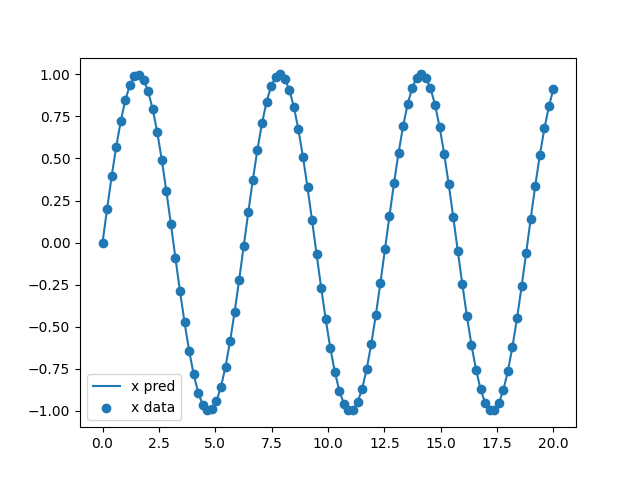

Write Python code to recreate this figure.
import numpy as np
from scipy.integrate import odeint
import matplotlib.pyplot as plt

import torch
from torch.autograd import grad
import torch.nn as nn
from numpy import genfromtxt
import torch.optim as optim
import matplotlib.pyplot as plt
import torch.nn.functional as F


class Neural_net(torch.nn.Module):
    def __init__(self, n_in = 1, n_out =1):
        super(Neural_net, self).__init__()

        self.tanh = torch.nn.Tanh()

        self.layer1 = torch.nn.Linear(n_in,20)
        self.layer2 = torch.nn.Linear(20,20)
        self.layer3 = torch.nn.Linear(20,20)
        self.layer_out = torch.nn.Linear(20,n_out)

    def forward(self, x):
        x = self.layer1(x)
        x = self.tanh(x)
        x = self.layer2(x)
        x = self.tanh(x)
        x = self.layer3(x)
        x = self.tanh(x)
        x = self.layer_out(x)
        return x
    
class sinusoid: 

    def __init__(self, epochs, data):
        self.epochs = epochs
        torch.manual_seed(0)
        self.model = Neural_net(n_out=1)

        self.lbfgs_optimizer = torch.optim.LBFGS(params = self.model.parameters(), lr = 0.001,max_iter = 500)
        self.adam_optimizer = torch.optim.Adam(params = self.model.parameters(), lr = 0.0001)

        self.t_dat = torch.tensor(data[0], dtype=torch.float).reshape(-1,1)
        self.x_dat = torch.tensor(data[1], dtype=torch.float)
        
    def data_loss(self):
        x = torch.unbind(self.model(self.t_dat), dim = 1)[0]
        z1 = torch.mean((x - self.x_dat)**2)
        return z1

    def data_loss_more_points(self, data):
        
        t_dat = torch.tensor(data[0], dtype=torch.float).reshape(-1,1)
        x_dat = torch.tensor(data[1],dtype=torch.float)
        
        # Infer the model
        x = torch.unbind(self.model(t_dat), dim = 1)[0]
        
        z1 = torch.mean((x - x_dat)**2)
    
        plt.plot(t_dat.detach(), x.detach(), label = 'x pred')

        plt.scatter(t_dat.detach(), x_dat, label = 'x data')
        plt.legend()
        plt.savefig("sinusoid/no_pinn_pred.png")
        plt.close()
        return z1 

    def combined_loss(self):
        return self.data_loss()
    
    
    def plot_preds(self):
        x = torch.unbind(self.model(self.t_dat), dim = 1)[0]
        plt.plot(self.t_dat.detach(), x.detach(), label = 'x pred')
        plt.scatter(self.t_dat.detach(), self.x_dat, label = 'x data')
        plt.legend()
        plt.savefig("sinusoid/no_pinn.png")
        plt.close()
       


    def lbfgs_train(self):
                self.model.train()    
                for epoch in range(self.epochs):
                    def closure():
                        self.lbfgs_optimizer.zero_grad()
                        loss = self.combined_loss()
                        loss.backward()
                        return loss
                    self.lbfgs_optimizer.step(closure=closure)
                    print(f'Epoch {epoch}, loss: {self.combined_loss()}')
                self.plot_preds()
            
        

    def adam_train(self):
            steps = 1000
            self.model.train()
            for epoch in range(self.epochs):
                for step in range(steps):
                    def closure():
                        self.adam_optimizer.zero_grad()
                        loss = self.combined_loss()
                        loss.backward()
                        return loss
                    self.adam_optimizer.step(closure=closure)
                print(f'Epoch {epoch}, loss: {self.combined_loss()}')
            self.plot_preds()
      
      
if __name__ == "__main__":      
    t = np.linspace(0,20,100)
    t2 = np.linspace(-10,30,100)
    sol = np.sin(t)
    sol2 = np.sin(t2)

    inp_dat = np.array([t, sol])
    inp_dat2 = np.array([t2, sol2]) 
    
    np.random.seed(1)
    ids = np.random.choice(range(inp_dat.shape[1]), size = 20)
    sample_data = inp_dat[:,ids]
    # test_inst2 = sinusoid(epochs=10, data = sample_data)
    test_inst2 = sinusoid(epochs=10, data = inp_dat)
    for i in range(100):
        test_inst2.adam_train()
        # Compute the mean square error with respect to the reference points
        mse = test_inst2.data_loss_more_points(data=inp_dat2)
        # mse = test_inst2.data_loss()
        print("Mean square error: ", mse)